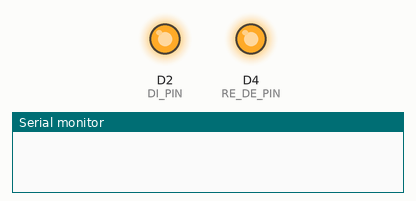
The sketch below on a simulated Arduino Nano 33 IoT. Shown: output pins drawn as LEDs (lit = HIGH), the last lines printed to the serial monitor. Nothing arrives over Bluetooth unless stated; a phone connects over Bluetooth LE 3 s after start.

Above: at 0.1 s.
At 3.3 s:
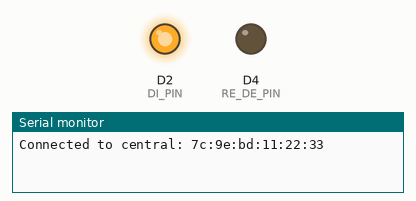
Timing chart, 0 to 4.8 s (numbered marks = the images above):
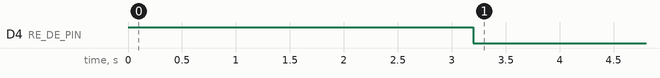

Measured:
- by itself, D4 (RE_DE_PIN): HIGH → LOW at 3.2 s

The sketch:

Arduino_NPK.ino
```cpp
#include <ArduinoRS485.h>
#include <ArduinoBLE.h>

#define NPK_SENSOR_ADDRESS 0x01 // Address of the NPK sensor on the RS485 network

const int RE_DE_PIN = 4; // RE and DE pins of RS485 to TTL translator
const int RD_PIN = 3;     // RD pin of RS485 to TTL translator (Receiver)
const int DI_PIN = 2;     // DI pin of RS485 to TTL translator (Transmitter)
float sensorValue;

BLEService customService("180A");
// Assuming you want a characteristic that can hold up to 4 bytes (e.g., a float)
BLECharacteristic ble_npk("2a57", BLERead | BLENotify, 16, true);

void readValues();

void setup() {
  // Initialize Serial port for debugging
  Serial.begin(9600);

  // Initialize RS485 communication
  Serial1.begin(9600);
  pinMode(RE_DE_PIN, OUTPUT);
  digitalWrite(RE_DE_PIN, HIGH); // Enable transmitter mode
  pinMode(RD_PIN, INPUT);
  pinMode(DI_PIN, OUTPUT);
  digitalWrite(DI_PIN, HIGH); // Set to transmit mode

  while(!Serial);
  if(!BLE.begin()){
    Serial.println("BLE Failed to Initiate");
    delay(500);
    while(1);
  }

    BLE.setLocalName("Arduino NPK Sensor");

    // Setting BLE Service Advertisment
    BLE.setAdvertisedService(customService);

    // Adding characteristics to BLE Service Advertisment
    customService.addCharacteristic(ble_npk);

    // Adding the service to the BLE stack
    BLE.addService(customService);

    // Start advertising
    BLE.advertise();
}

void loop() {
  BLEDevice central = BLE.central();
  if(central){
    Serial.print("Connected to central: ");
    Serial.println(central.address());
    while(central.connected()){
      delay(200);
      readValues();

      // Modify the way data is sent to BLE characteristic
      ble_npk.writeValue((uint8_t*)&sensorValue, sizeof(sensorValue));

      //Serial.println("Reading Sensors");
      //Serial.println(sensorValue);
      Serial.print("\n");
      delay(1000);
    }
  }
}

void readValues(){
  uint8_t data[4]; // Array to store received data
  int i = 0;

  // Enable receiver mode
  digitalWrite(RE_DE_PIN, LOW);

  // Check if data is available to read
  while(Serial1.available() > 0 && i < 4){
    data[i] = Serial1.read();
    i++;
  }

  // Convert received bytes to float
  memcpy(&sensorValue, data, sizeof(sensorValue));
}
```
